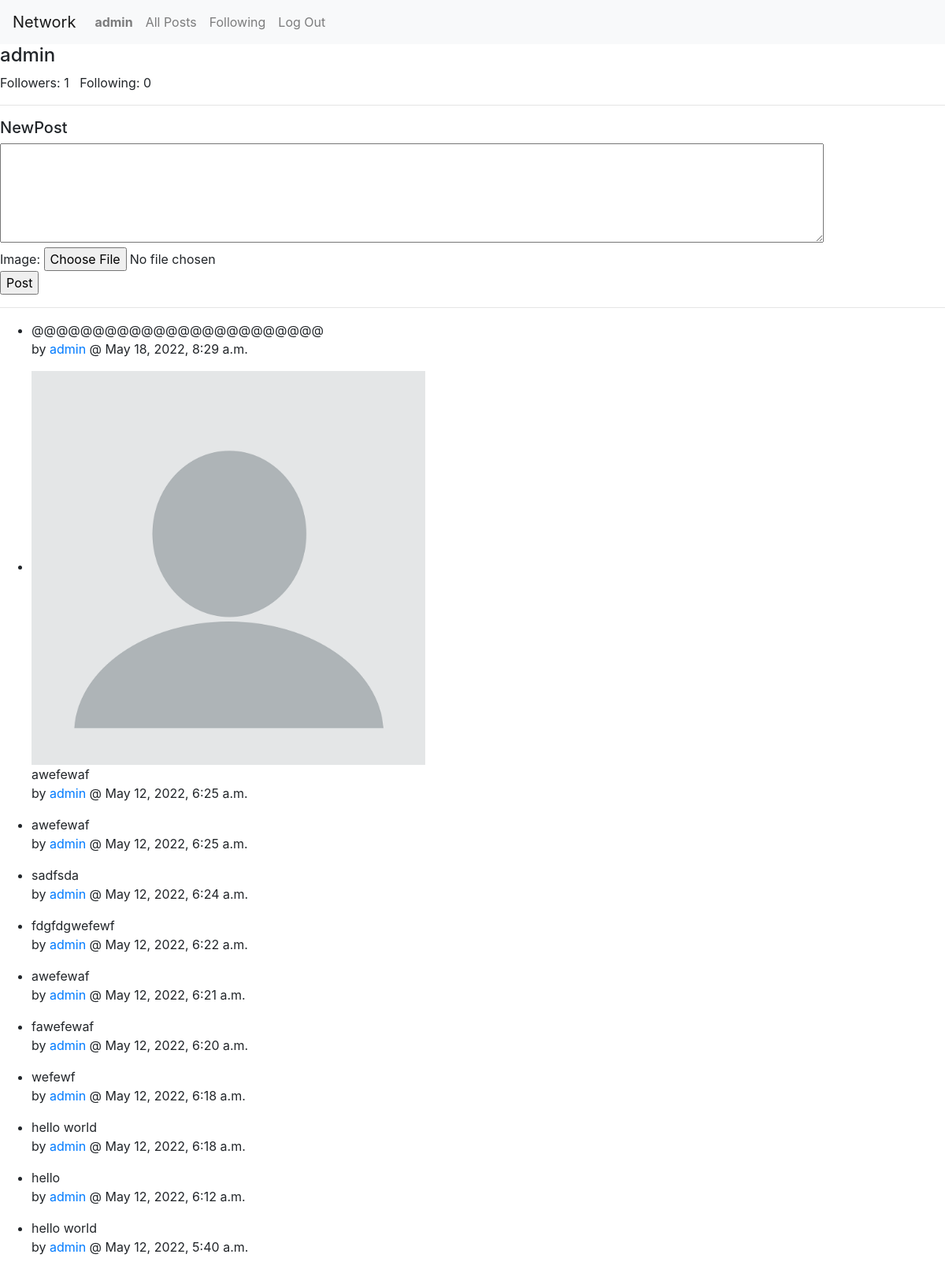
/profile/2 (signed in), run on the app's committed database.
### network/models.py (models this page shows, shortened)
class User(AbstractUser):
    def __str__(self):
        return f"{self.username}"

class Post(models.Model):
    entry = models.TextField(max_length=512)
    created_date = models.DateTimeField(default=timezone.now)
    creator = models.ForeignKey(User, on_delete=models.PROTECT, related_name="all_creators")
    image = models.ImageField(null=True, blank=True, upload_to="image/")

### network/views.py (the view)
# urls.py: path("profile/<int:user_id>", views.profile, name='profile'),
def profile(request, user_id):
    users_posts = Post.objects.filter(creator=user_id).order_by("-created_date")
    self_login = False
    if user_id == request.user.id:
        self_login = True
    followers = Follow.objects.filter(following=user_id).count()
    user_follow = False
    if Follow.objects.filter(user=request.user):
        user_follow = True
    following = Follow.objects.filter(user=user_id).count()
    return render(request, "network/profile.html", {
        "user_profile": User.objects.get(id=user_id),
        "posts": users_posts,
        "self_login": self_login,
        "followers": followers,
        "user_follow": user_follow,
        "following": following,
    })

### network/templates/network/profile.html (shortened to what this page needs)
{% extends "network/layout.html" %}
{% block body %}
<h4>{{ user_profile.username }}</h4>
<div>Followers: {{followers}} &nbsp; Following: {{following}}</div>
<hr>
{% if self_login %}
<div id="new-post">
    <form method="POST" action="{% url 'new_post' %}" enctype="multipart/form-data">
        <h5>NewPost</h5>
        <textarea id="story" name="entry" rows="5" cols="100"></textarea>
        <br>
        Image: <input type="file" accept="image/*" class="image" name="image">
        <br>
        <input type="submit" value="Post">
    </form>
</div>
<hr>
{% endif %}
<ul>
{% for p in posts %}
<li>
    {% if p.image %}
    <img src="{{ p.image.url }}" width="500">
    {% endif %}
    <P>{{p.entry}} <br> by <a href="{% url 'profile' p.creator.id %}">{{p.creator}}</a> @ {{p.created_date}}</P>
    </li>
{% endfor %}
</ul>
{% endblock %}

### network/templates/network/layout.html (shortened to what this page needs)
{% load static %}
<!DOCTYPE html>
<html lang="en">
    <head>
        <link rel="stylesheet" href="https://stackpath.bootstrapcdn.com/bootstrap/4.4.1/css/bootstrap.min.css">
        <link href="{% static 'network/styles.css' %}" rel="stylesheet">
    </head>
    <body>
        <nav class="navbar navbar-expand-lg navbar-light bg-light">
            <a class="navbar-brand" href="#">Network</a>
            <div>
              <ul class="navbar-nav mr-auto">
                {% if user.is_authenticated %}
                    <li class="nav-item">
                        <a class="nav-link" href="{% url 'profile' user.id %}"><strong>{{ request.user.username }}</strong></a>
                    </li>
                {% endif %}
                <li class="nav-item">
                  <a class="nav-link" href="{% url 'index' %}">All Posts</a>
                </li>
                {% if user.is_authenticated %}
                    <li class="nav-item">
                        <a class="nav-link" href="{% url 'following' user.id %}">Following</a>
                    </li>
                    <li class="nav-item">
                        <a class="nav-link" href="{% url 'logout' %}">Log Out</a>
                    </li>
                {% endif %}
              </ul>
            </div>
          </nav>
        <div class="body">
            {% block body %}
            {% endblock %}
        </div>
    </body>
</html>

### data on the page
User: user.username "admin", username "admin"
Post: entry "@@@@@@@@@@@@@@@@@@@@@@@@", creator "admin", created_date "May 18, 2022, 8:29 a.m."
Post: image (placeholder picture), entry "awefewaf", creator "admin", created_date "May 12, 2022, 6:25 a.m."
Post: entry "awefewaf", creator "admin", created_date "May 12, 2022, 6:25 a.m."
Post: entry "sadfsda", creator "admin", created_date "May 12, 2022, 6:24 a.m."
Post: entry "fdgfdgwefewf", creator "admin", created_date "May 12, 2022, 6:22 a.m."
Post: entry "awefewaf", creator "admin", created_date "May 12, 2022, 6:21 a.m."
Post: entry "fawefewaf", creator "admin", created_date "May 12, 2022, 6:20 a.m."
Post: entry "wefewf", creator "admin", created_date "May 12, 2022, 6:18 a.m."
Post: entry "hello world", creator "admin", created_date "May 12, 2022, 6:18 a.m."
Post: entry "hello", creator "admin", created_date "May 12, 2022, 6:12 a.m."
Post: entry "hello world", creator "admin", created_date "May 12, 2022, 5:40 a.m."

### other printed values
{{ followers }} "1"
{{ following }} "0"
